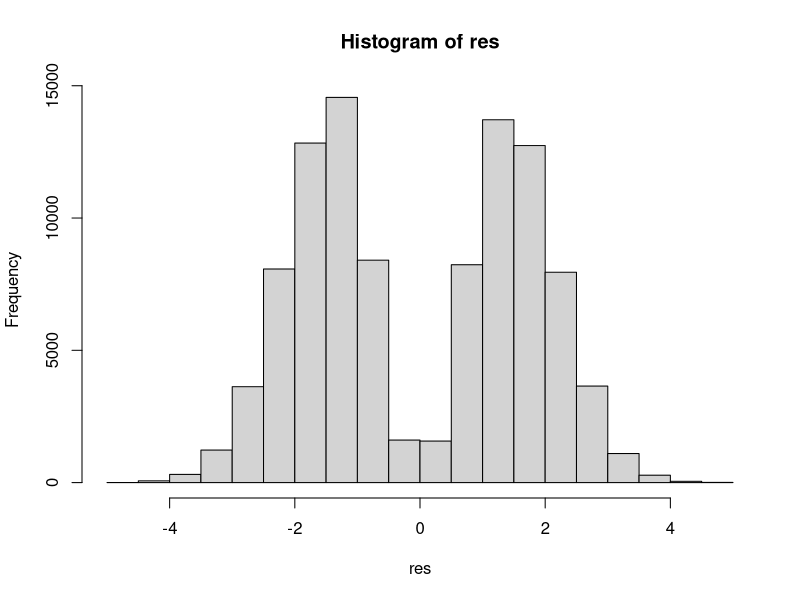
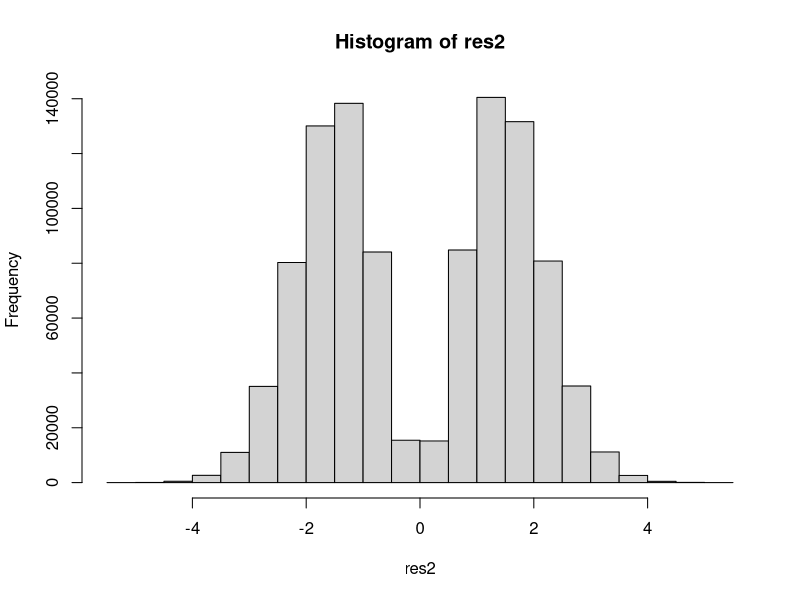
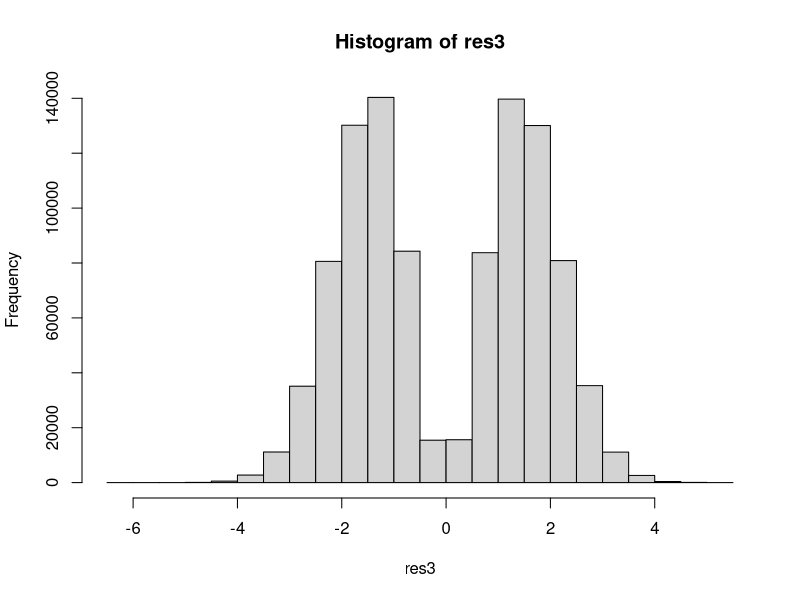
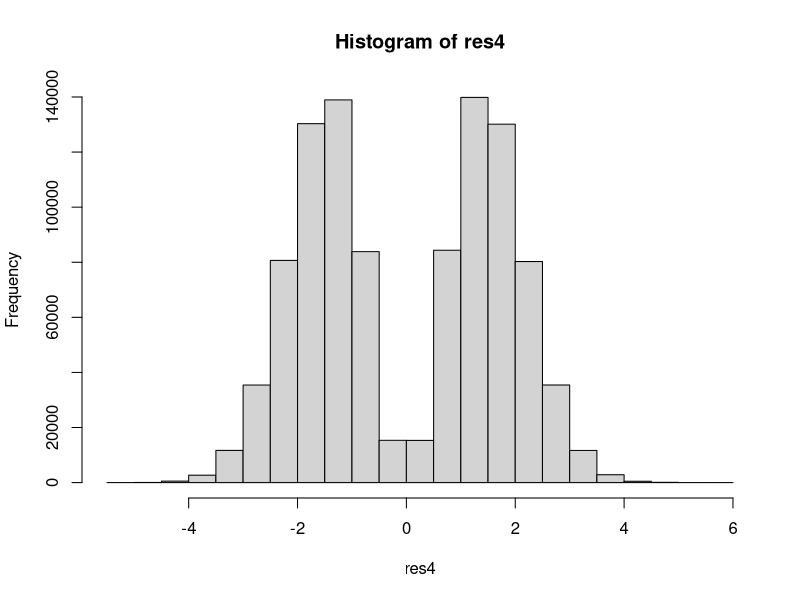

R code for these plots, in order: (Note: a time limit stopped this script after it produced the figures.)
## ---- chunk 1
knitr::opts_chunk$set(echo = TRUE, warning = F, message = F)
Sys.setenv(RSTUDIO_PANDOC = "C:/Program Files/RStudio/resources/app/bin/quarto/bin/tools")
## ---- chunk 2
## define a function that 
## generate random sample with mcmc method
mcmc_generate <- function(n, tau = 2, x_init = 1){
  den_x <- function(x) x^2 * exp(-x^2/2)
  i = 1
  gen_mcmc <- c()
  gen_mcmc[1] <- x_init
  while(i < n){
    temp <- rnorm(1, x_init, sqrt(tau))
    ratio <- den_x(temp)/den_x(x_init)
    x_init <- ifelse(ratio >= 1, temp, sample(
    c(x_init, temp), size = 1, 
    prob = c(1-ratio, ratio)))
    i = i + 1
    gen_mcmc[i] <- x_init
  }
  return(gen_mcmc)
}

## generate a random sample 
n <- 1e+5
res <- mcmc_generate(n = n)
var(res)
mean(res)
hist(res)

n2 <- 1e+6
tau2 <- 1.5
x_init2 = 0
res2 <- mcmc_generate(n2, tau2, x_init2)

var(res2)
mean(res2)
hist(res2)



tau3 <- 1
res3 <- mcmc_generate(n2, tau3, x_init2)

var(res3)
mean(res3)
hist(res3)




tau4 <- .75
res4 <- mcmc_generate(n2, tau3, x_init2)

var(res4)
mean(res4)
hist(res4)

N <- seq(1e+4, 3e+5, 1e+4)

dfun <- function(x) mean(mcmc_generate(x, tau = 1, x_init = 0))
dfun2 <- function(x) var(mcmc_generate(x, tau = 1, x_init = 0))
Mean_result <- unlist(lapply(N, dfun))
Var_result <- unlist(lapply(N, dfun2))
plot(x = N, y = Mean_result, type = "l", col = "red", main = "Converge Plot for Mean")
abline(h = 0, lty = 2, col = "darkblue", lwd = 1.5)

plot(x = N, y = Var_result, type = "l", col = "red", main = "Converge Plot for Variance")
abline(h = 3, lty = 2, col = "darkblue", lwd = 1.5)
